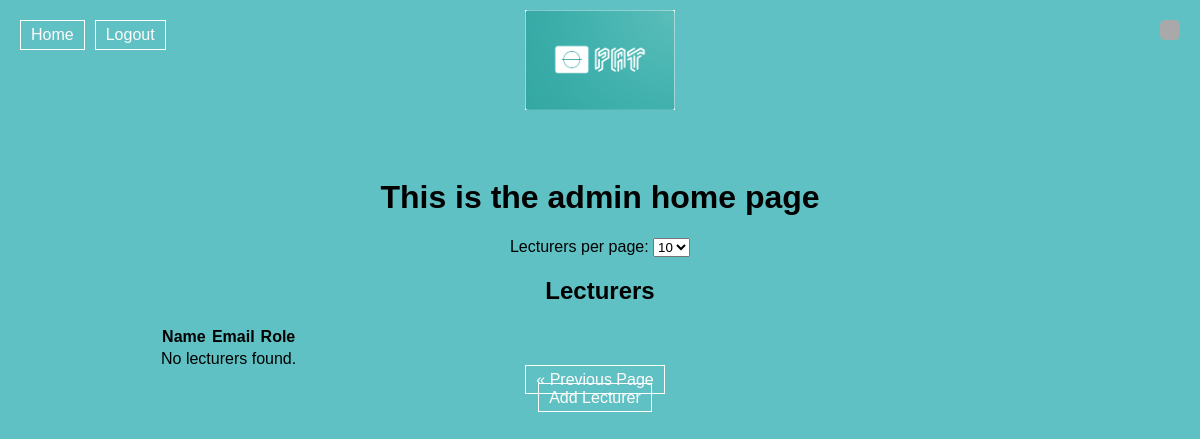
Before: /home_admin?num_lecturers=10&page=2 (signed in) with the older database file.
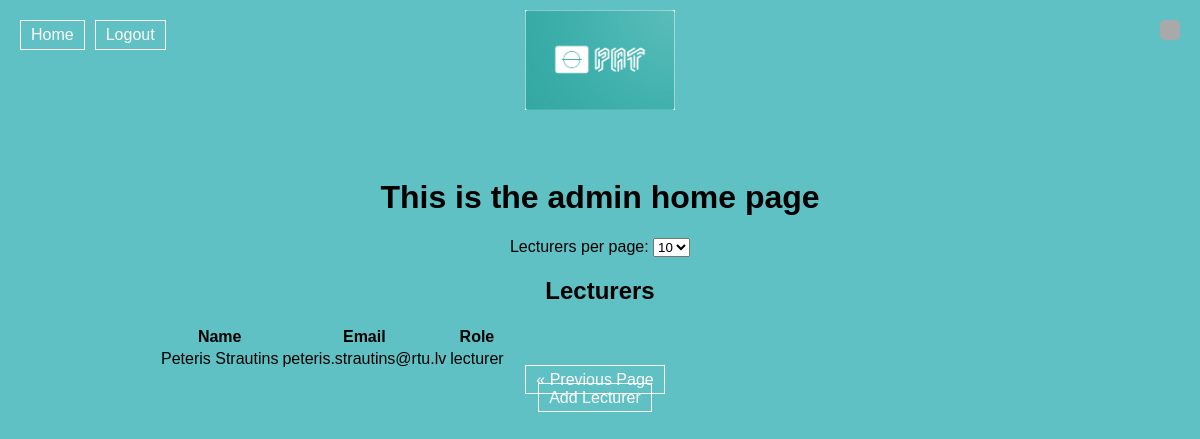
After: the same page with the newer database file.
### website/models.py (models this page shows)
class User(db.Model, UserMixin):
    id = db.Column(db.Integer, primary_key=True)
    email = db.Column(db.String(150), unique=True)
    password = db.Column(db.String(150))
    first_name = db.Column(db.String(150))
    role = db.Column(db.String(10), default='student')  # Possible values: admin, lecturer, student

### website/views.py (the view)
@views.route('/home_admin')
@login_required
def home_admin():
    if current_user.role == 'admin':
        db_path = 'instance/database.db'
        num_lecturers_per_page = request.args.get('num_lecturers', 10, type=int)
        page = request.args.get('page', 1, type=int)
        total_lecturers = get_total_lecturers_count(db_path)  # You'll need to implement this function
        total_pages = ceil(total_lecturers / num_lecturers_per_page)
        offset = (page - 1) * num_lecturers_per_page
        lecturers = get_lecturers(db_path, limit=num_lecturers_per_page, offset=offset)
        lecturers_list = [{'id': l[0], 'email': l[1], 'first_name': l[2], 'role': l[3]} for l in lecturers]
        prev_url = url_for('views.home_admin', num_lecturers=num_lecturers_per_page, page=page-1) if page > 1 else None
        next_url = url_for('views.home_admin', num_lecturers=num_lecturers_per_page, page=page+1) if page < total_pages else None
        return render_template("home_admin.html", user=current_user, lecturers=lecturers_list, prev_url=prev_url, next_url=next_url)
    else:
        flash("You are not authorized to access this page.", category="error")
        return redirect(url_for("views.home"))

### fetchLecturers.py (called while the page is built)
def get_lecturers(db_path, limit=10, offset=0):
    conn = sqlite3.connect(db_path)
    cur = conn.cursor()
    query = "SELECT id, email, first_name, role FROM user WHERE role='lecturer' LIMIT ? OFFSET ?"
    cur.execute(query, (limit, offset))
    lecturers = cur.fetchall()
    conn.close()
    return lecturers

def get_total_lecturers_count(db_path):
    conn = sqlite3.connect(db_path)
    cur = conn.cursor()
    query = "SELECT COUNT(*) FROM user WHERE role='lecturer'"
    cur.execute(query)
    count = cur.fetchone()[0]
    conn.close()
    return count

### website/__init__.py (called while the page is built)
def create_app():
    app = Flask(__name__)
    app.config['SECRET_KEY'] = 'hjshjhdjah kjshkjdhjs'
    app.config['SQLALCHEMY_DATABASE_URI'] = f'sqlite:///{DB_NAME}'
    db.init_app(app)
    from .views import views
    from .auth import auth
    app.register_blueprint(views, url_prefix='/')
    app.register_blueprint(auth, url_prefix='/')
    from .models import User
    create_database(app)
    login_manager = LoginManager()
    login_manager.login_view = 'auth.login'
    login_manager.init_app(app)
    @login_manager.user_loader
    def load_user(id):
        return User.query.get(int(id))
    return app

### website/templates/home_admin.html (shortened to what this page needs)
{% extends "base.html" %}
{% block content %}
<h1>This is the admin home page</h1>
<form method="GET">
    <label for="num_lecturers">Lecturers per page:</label>
    <select name="num_lecturers" id="num_lecturers" onchange="this.form.submit()">
        <option value="10" {% if request.args.get('num_lecturers') == '10' %} selected {% endif %}>10</option>
    </select>
</form>
<div class="lecturers-list">
    <h2>Lecturers</h2>
    <table>
        <thead>
            <tr>
                <th>Name</th>
                <th>Email</th>
                <th>Role</th>
            </tr>
        </thead>
        <tbody>
            {% for lecturer in lecturers %}
            <tr>
                <td>{{ lecturer.first_name }}</td>
                <td>{{ lecturer.email }}</td>
                <td>{{ lecturer.role }}</td>
            </tr>
            {% else %}
            <tr>
                <td colspan="3">No lecturers found.</td>
            </tr>
            {% endfor %}
        </tbody>
    </table>
</div>
<div class="pagination">
    {% if prev_url %}
    <a href="{{ prev_url }}" class="btn btn-primary">&laquo; Previous Page</a>
    {% endif %}
</div>
<a href="{{ url_for('views.add_lecturer') }}" class="btn btn-primary">Add Lecturer</a>
{% endblock %}

### website/templates/base.html (shortened to what this page needs)
<!DOCTYPE html>
<html>
<head>
<img src="../static/PAT_LOGO.png" alt="My Website Logo" class="logo">
</head>
<body>
  <div class="sidebar-buttons"> {% if user.is_authenticated %}
    {% if user.role == 'admin' %}
      <a class="nav-item nav-link" id="home" href="/home_admin">Home</a>
    {% elif user.role == 'lecturer' %}
      <a class="nav-item nav-link" id="home" href="/home_lecturer">Home</a>
    {% else %}
    <a class="nav-item nav-link" id="home" href="/">Home</a>
    {% endif %}
    <a class="nav-item nav-link" id="logout" href="/logout">Logout</a>
  {% else %}
    <a class="nav-item nav-link" id="login" href="/login">Login</a>
    <a class="nav-item nav-link" id="signUp" href="/sign-up">Sign Up</a>
  {% endif %}
  </div>
  <div class="container">
    {% block content %}{% endblock %}
  </div>
  <div id="error-message" class="error-message"></div>
</body>
</html>

### website/templates/base.html (style rules this page uses)
body { background-color: rgb(95, 193, 196); display: flex; min-height: 100vh; flex-direction: column; font-family: Arial, sans-serif; }
.container { flex: 1; text-align: center; padding: 150px; }
.sidebar-buttons { position: fixed; top: 20px; left: 20px; display: flex; align-items: center; }
.sidebar-buttons a, .btn-primary { margin-right: 10px; padding: 5px 10px; border: 1px solid rgb(255, 255, 255); background-color: transparent; color: rgb(255, 250, 250); text-decoration: none; cursor: pointer; }
.logo { position: absolute; top: 0; left: 50%; transform: translateX(-50%); padding: 10px; width: 150px; height: 100px; }
.error-message { position: fixed; top: 20px; right: 20px; background-color: rgb(169, 169, 169); color: white; padding: 10px; border-radius: 5px; z-index: 10; }

Changed rows visible on the page:
added User: first_name "Peteris Strautins", email "peteris.strautins@rtu.lv", role "lecturer"
Other visible differences:
text no longer shown: "No lecturers found."
